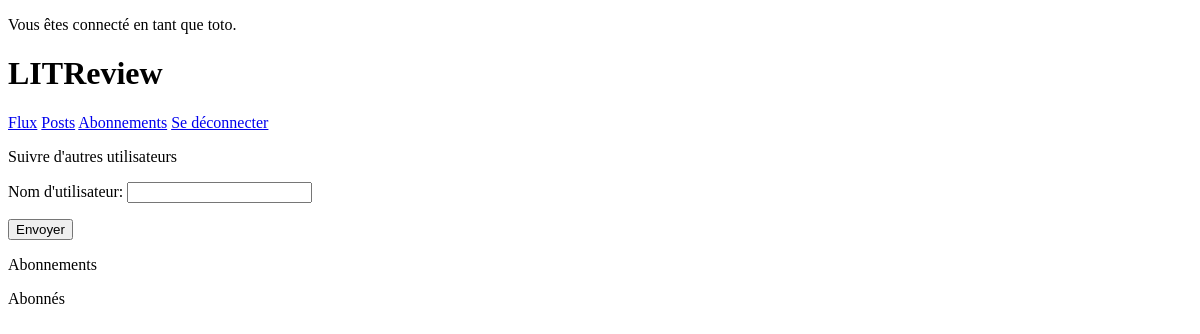
/abonnements/ (signed in), run on an earlier commit of the app's database.
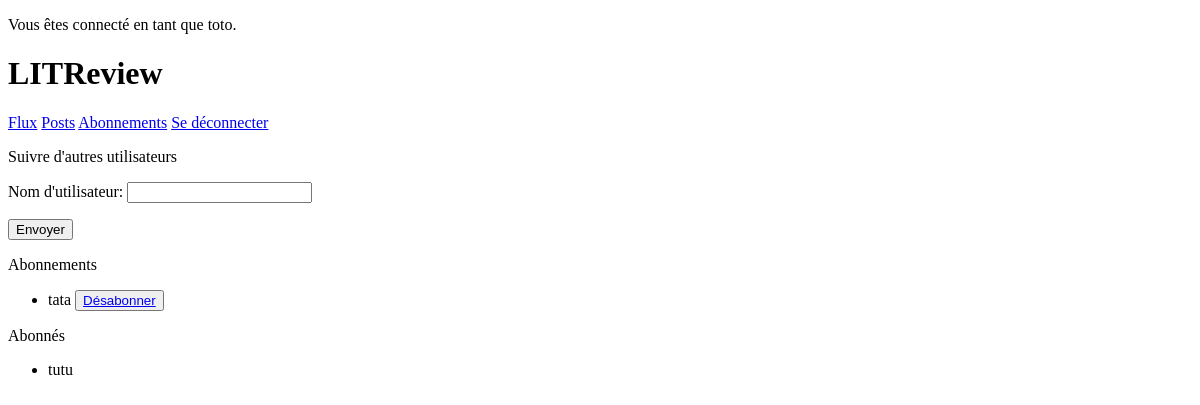
And on a later commit of the database.
### accounts/models.py (models this page shows)
class UserFollows(models.Model):
    user = models.ForeignKey(to=settings.AUTH_USER_MODEL,
                             on_delete=models.CASCADE,
                             related_name='following')
    followed_user = models.ForeignKey(to=settings.AUTH_USER_MODEL,
                                      on_delete=models.CASCADE,
                                      related_name='following_by')
    unique_together = ['user', 'followed_user']
    objects = models.Manager()

### accounts/views.py (the view)
# urls.py: path('abonnements/', views.abonnements, name='abonnements'),
@login_required
def abonnements(request):
    user = request.user.username
    followed = UserFollows.objects.filter(user=request.user)
    follower = UserFollows.objects.filter(followed_user=request.user)
    form = forms.FollowForm()
    if request.method == 'POST':
        form = forms.FollowForm(request.POST)
        if form.is_valid():
            form.save(user)
    context = {'form': form,
               'followed': followed,
               'follower': follower
               }
    return render(request, 'accounts/abonnements.html', context=context)

### accounts/forms.py (shortened to what this page needs)
class FollowForm(forms.Form):
    followname = forms.CharField(label='Nom d\'utilisateur', min_length=4, max_length=150)
    errors_message = None

### accounts/templates/accounts/abonnements.html (shortened to what this page needs)
{% extends 'accounts/index.html' %}
{% block content %}
    <p>Suivre d'autres utilisateurs</p>
    <form method="post">
        {{ form.as_p }}
        <button type="submit" >Envoyer</button>
    </form>
    <p>Abonnements</p>
        <ul>
            {% for follow in followed %}
                <li>{{ follow.followed_user }}
                    <button type="button" >
                        <a href="{% url 'unfollow' follow_id=follow.id %}">Désabonner</a>
                    </button></li>
            {% endfor %}
        </ul>
    <p>Abonnés</p>
        <ul>
            {% for follow in follower %}
                <li>{{ follow.user}}</li>
            {% endfor %}
        </ul>
{% endblock content %}

What changed in the data, as far as the page shows it:
added UserFollows: followed_user "tata", shown under "LITReview"
added UserFollows: user "tutu"
